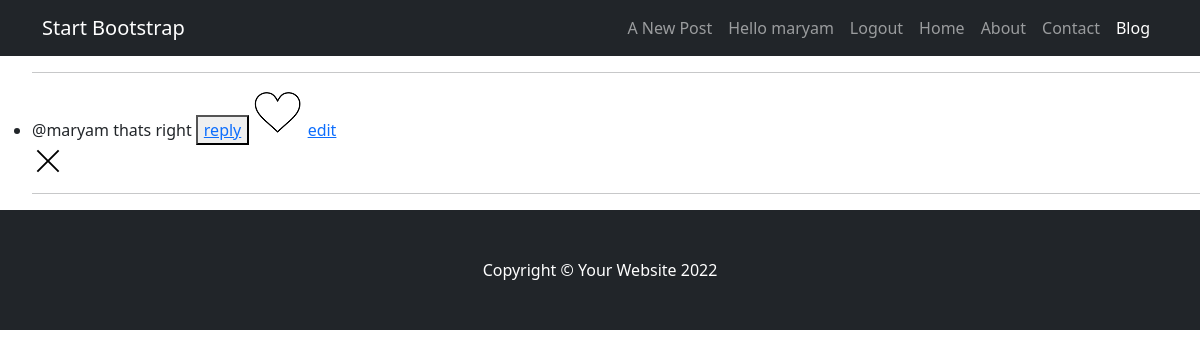
Page /show-reply/5 (signed in) on the earlier database version.
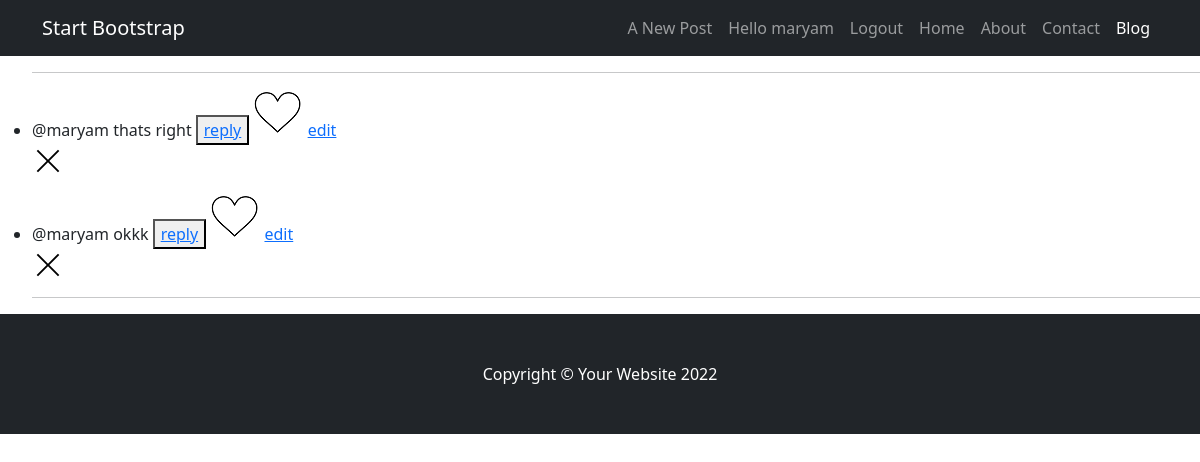
Same page on the later database version.
### blog/models.py (models this page shows, shortened)
class Comment(models.Model):
    commenter = models.ForeignKey(User, on_delete=models.CASCADE)
    user = models.ForeignKey(User, on_delete=models.CASCADE, null=True, blank=True, related_name='previous')
    post = models.ForeignKey(Post, on_delete=models.CASCADE, related_name='comments', null=True, blank=True)
    message = models.ForeignKey(Message, on_delete=models.CASCADE, related_name='comments', null=True, blank=True)
    body = models.TextField()
    date_created = models.DateTimeField(auto_now=True)
    date_updated = models.DateTimeField(auto_now_add=True)

### blog/views.py (the view)
# urls.py: path('show-reply/<str:pk>', views.show_reply_view, name='show-reply'),
def show_reply_view(request, pk):
	message = Message.objects.get(id=pk)
	owner = message.sender
	post = message.post
	comments = Comment.objects.filter(message=message)
	for comment in comments :
		bike = CommentLike.objects.filter(
		Q(user = request.user) &
		Q(comment = comment)
		)
		comment.like = bool(bike)
	context = {'comments' : comments }
	return render(request, 'blog/show_replies.html', context )

### templates/blog/show_replies.html
{% extends 'base.html' %}
{% block content %}
{% load static %}
<ul>
  <hr/>
  {% for comment in comments %}
  <blockquote>
  	<li>{{comment.body}}
  	{% if user.is_authenticated %}
  		<button type='submit'><a href="{% url 'blog:create-comment-reply' comment.id %}">reply</a></button>
  		{% if comment.like %}
              <a href='{% url "blog:comment-like" comment.id %}'><input type="image" src="{% static '/assets/red_like.ico' %}"></a>
          {% else %}
              <a href='{% url "blog:comment-like" comment.id %}'><input type="image" src="{% static '/assets/white_like.ico' %}"></a>
          {% endif %}
  		{% if request.user == comment.commenter %}
  			<a href='{% url "blog:comment-edit" comment.id %}'>edit</a>
            <a href='{% url "blog:comment-delete" comment.id %}'>
            <div >
              <svg version="1.1" xmlns="http://www.w3.org/2000/svg" width="32" height="32" viewBox="0 0 32 32">
                <title>remove</title>
                <path
                  d="M27.314 6.019l-1.333-1.333-9.98 9.981-9.981-9.981-1.333 1.333 9.981 9.981-9.981 9.98 1.333 1.333 9.981-9.98 9.98 9.98 1.333-1.333-9.98-9.98 9.98-9.981z"
                ></path>
              </svg>
            </div></a>
          {% endif %}
  	{% endif %}
  	</li>
  </blockquote>
  {% endfor %}
  <hr/>
</ul>
{% endblock content %}

Differences in the rows shown:
added Comment: body "@maryam okkk", shows "edit"
